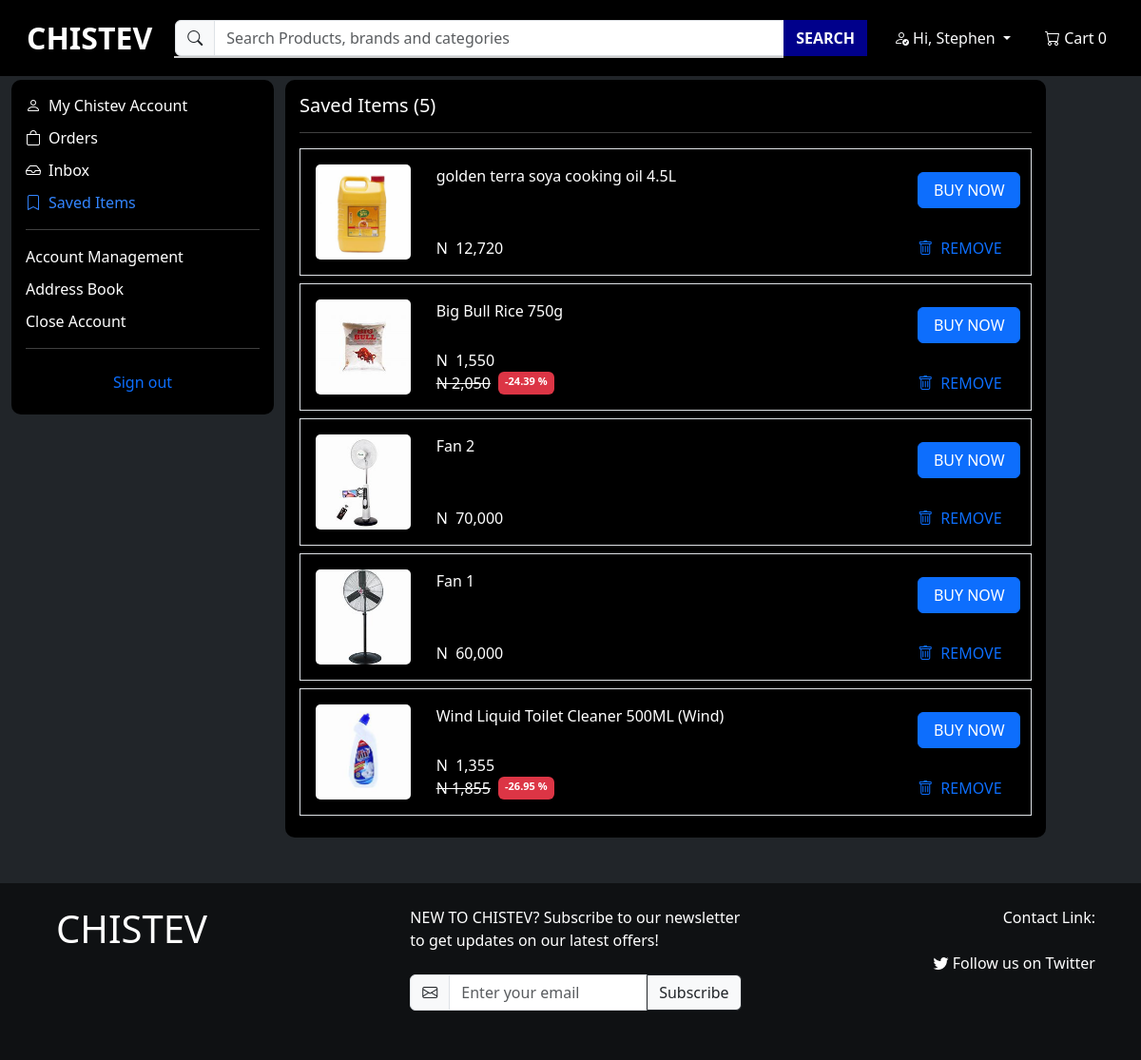
The app's page /accounts/saved_items/ (signed in) with its own data.
### accounts/models.py (models this page shows, shortened)
class CustomUser(AbstractBaseUser, PermissionsMixin):
    email = models.EmailField(unique=True)
    first_name = models.CharField(max_length=30, blank=True)
    last_name = models.CharField(max_length=30, blank=True)
    is_active = models.BooleanField(default=True)
    is_staff = models.BooleanField(default=False)
    objects = CustomUserManager()
    USERNAME_FIELD = 'email'
    REQUIRED_FIELDS = []
    groups = models.ManyToManyField(
        'auth.Group',
        related_name='custom_user_groups_set',
        blank=True,
        verbose_name='groups',
        help_text='The groups this user belongs to. A user will get all permissions granted to each of their groups.',
    )
    user_permissions = models.ManyToManyField(
        'auth.Permission',
        related_name='custom_user_permissions_set',
        blank=True,
        verbose_name='user permissions',
        help_text='Specific permissions for this user.',
    )

class PersonalDetails(models.Model):
    user = models.OneToOneField(CustomUser, on_delete=models.CASCADE, related_name='personal_details')
    first_name = models.CharField(max_length=255)
    middle_name = models.CharField(max_length=255, blank=True)  # Allow blank since middle name might not be present
    last_name = models.CharField(max_length=255)
    security_code = models.CharField(max_length=4, blank=True, null=True)
    security_code_expiration = models.DateTimeField(blank=True, null=True)

### ecommerce/models.py (models this page shows, shortened)
class UserActivity(models.Model):
    user = models.ForeignKey(settings.AUTH_USER_MODEL, on_delete=models.CASCADE)
    product = models.ForeignKey(Product, on_delete=models.CASCADE, related_name='user_activities')
    timestamp = models.DateTimeField(default=timezone.now)
    saved = models.BooleanField(default=False)  # a boolean field to track whether the product is saved by the user
    class Meta:
        ordering = ['-timestamp']

class Product(models.Model):
    name = models.CharField(max_length=100)
    image = models.ImageField()
    old_price = models.DecimalField(max_digits=10, decimal_places=2, blank=True, null=True)
    new_price = models.DecimalField(max_digits=10, decimal_places=2)
    discount_percentage = models.IntegerField(default=0)
    rating = models.DecimalField(max_digits=3, decimal_places=2, default=0.0)
    description = CKEditor5Field('Text', config_name='extends')
    super_category = models.ForeignKey(SuperCategory, on_delete=models.CASCADE)
    category = models.ForeignKey(Category, on_delete=models.CASCADE)

### accounts/views.py (the view)
    def wrapper(request, *args, **kwargs):
        if not request.user.is_authenticated:
            return redirect('accounts:login_or_register')
        return view_func(request, *args, **kwargs)

### accounts/views.py (called while the page is built)
def redirect_to_login_or_register(view_func):
    def wrapper(request, *args, **kwargs):
        if not request.user.is_authenticated:
            return redirect('accounts:login_or_register')
        return view_func(request, *args, **kwargs)
    return wrapper

@redirect_to_login_or_register
def account_page(request, template_name, additional_context=None):
    current_path = resolve(request.path_info).url_name
    context = {'current_path': current_path}
    if additional_context:
        context.update(additional_context)
    return render(request, template_name, context)

### accounts/templates/accounts/saved_items.html (shortened to what this page needs)
{% extends 'ecommerce/base.html' %}
{% load static %}
{% load humanize %}
{% block body %}
{% include 'accounts/account_navigation.html' %}
                {% if saved_products %}
                <h5 class="saved-items-count-header">Saved Items ({{ saved_products_count }})</h5>
                <hr class="saved-items-count-header">
                {% for user_activity in saved_products %}
                <div class="border p-3 mb-2">
                    <div class="row">
                        <div class="col-md-2 col-4 mb-2 mb-md-0">
                            <a href="{% url 'ecommerce:product_detail' product_id=user_activity.product.pk %}">
                                <img src="{{ user_activity.product.image.url }}" alt="{{ user_activity.product.name }}" class="saved-item-image img-fluid">
                            </a>
                        </div>
                        <div class="col-md-7 col-8 d-flex flex-column justify-content-between">
                            <a href="{% url 'ecommerce:product_detail' product_id=user_activity.product.pk %}" class="text-decoration-none text-white">
                                <div class="product-name"> {{ user_activity.product.name }} </div>
                            </a>
                            <div class="">
                                <div class="text-white">N&nbsp; {{ user_activity.product.new_price|floatformat:0|intcomma }} </div>
                                {% if user_activity.product.old_price > 0 and user_activity.product.old_price > user_activity.product.new_price %}
                                <div class="d-flex">
                                    <div class="slashed-price text-white fs-6" style="text-decoration: line-through; font-size: 13px;">N {{ user_activity.product.old_price|floatformat:0|intcomma }} </div>
                                <span class="badge bg-danger ms-2 " style="font-size: 11px;">{{ user_activity.product.discount_percentage }} %</span>
                                </div>
                                {% endif %}
                            </div>
                        </div>
                        <div class="col-md-2 col-12 d-flex flex-column justify-content-between align-items-center ms-auto align-items-md-start">
                            <a href="" class="btn btn-primary mt-2 mb-2" style="width: 105%;">BUY NOW</a>
                            <div><a href="" class="remove-button text-decoration-none text-primary" data-product-id="{{ user_activity.product.pk }}">
                                <i class="bi bi-trash me-2"></i>REMOVE</a>
                            </div>
                        </div>
                    </div>
                </div>
                {% endfor %}
                {% endif %}
            </div>
        </div>
    </div>
</body>
{% endblock %}

### ecommerce/templates/ecommerce/base.html (shortened to what this page needs)
{% load static %}
<!DOCTYPE html>
<html lang="en">
<head>
    <link href="https://cdn.jsdelivr.net/npm/bootstrap@5.3.3/dist/css/bootstrap.min.css" rel="stylesheet"
>
    <link rel="stylesheet" href="https://cdn.jsdelivr.net/npm/bootstrap-icons@1.11.1/font/bootstrap-icons.css">
    {% block css %}
    <link rel="stylesheet" type="text/css" href="{% static 'styles.css' %}">
    <link rel="stylesheet" type="text/css" href="{% static 'styles2.css' %}">
    {% endblock %}
</head>
<body class="bg-dark d-flex flex-column">
    <nav class="navbar navbar-expand-lg navbar-light navbar-custom fixed-top">
        <div class="container-fluid">
            <a class="navbar-brand ms-3 fs-2 text-white fw-bold" href="{% url 'ecommerce:index' %}">CHISTEV</a>
            <div class="collapse navbar-collapse" id="navbarNav">
                <form class="d-flex mx-auto my-2 my-lg-0" method="GET" action="{% url 'ecommerce:product_search' %}">
                    <div class="input-group">
                        <span class="input-group-text"><i class="bi bi-search"></i></span>
                        <input id="search-input" class="form-control" type="search" name="query"  style="width: 70%;" placeholder="Search Products, brands and categories" aria-label="Search" value="{{ query }}">
                        <button class="btn btn-outline-light btn-search" type="submit">SEARCH</button>
                        <div id="autocomplete-suggestions" class="position-absolute top-100"></div>
                    </div>
                </form>
                <div class="navbar-nav ms-auto align-items-center">
                    <div class="nav-item dropdown">
                        <button class="btn btn-outline-light btn-account dropdown-toggle" type="button" id="accountDropdown" data-bs-toggle="dropdown" aria-expanded="false">
                            {% if user.is_authenticated %}
                            <i class="bi bi-person-check"></i> Hi, {{ user.personal_details.first_name }}
                            {% else %}
                            <i class="bi bi-person"></i> Account
                            {% endif %}
                        </button>
                    </div>
                    <div class="navbar-text">
                        <button class="btn btn-outline-light btn-cart" type="button">
                            <a href="{% url 'cart:cart' %}" class="btn btn-outline-light btn-cart text-white" role="button">
                                <i class="bi bi-cart"></i> Cart <span id="cart-count">0</span>
                            </a>
                        </button>
                    </div>
                </div>
            </div>
        </div>
    </nav>
    {% block body %}
    {% endblock %}
    <footer class=" p-4 mt-5 text-white" style="background-color: rgba(0, 0, 0, 0.534);">
        <div class="container">
            <div class="row">
                <div class="col-md-4">
                    <h1>CHISTEV</h1>
                </div>
                <div class="col-md-4">
                    <p class="mb-4">NEW TO CHISTEV? Subscribe to our newsletter to get updates on our latest offers!</p>
                    <form>
                        <div class="input-group mb-3">
                            <span class="input-group-text" id="email-icon"><i class="bi bi-envelope"></i></span>
                            <input type="email" class="form-control" placeholder="Enter your email" aria-label="Email" aria-describedby="subscribe-btn" style="background-color: #fff; color: #000;">
                            <button class="btn btn-light btn-outline-dark" type="button" id="subscribe-btn">Subscribe</button>
                        </div>
                    </form>
                </div>
                <div class="col-md-4 d-flex flex-column align-items-end">
                    <p class="mb-4">Contact Link:</p>
                        <a href="https://twitter.com/chistev12" target="_blank" class="text-white text-decoration-none"><i class="bi bi-twitter"></i> Follow us on Twitter</a>
                </div>
                </div>
            </div>
</footer>
</body>
</html>

### assets/styles.css (style rules this page uses)
.input-group input { flex: 1 !important; }
* { margin: 0; padding: 0; }
.navbar-custom { background-color: black; }
.btn-search { background-color: darkblue; border-color: darkblue; font-weight: bold; }
.btn-account, .btn-help, .btn-cart { border: none; }
.btn-cart { border: none; }
body { background-color: royalblue; padding-top: 60px; }
@media (min-width: 992px) { .form-control { width: 600px !important; } }

### assets/styles2.css (style rules this page uses)
.container { display: inline-block; position: relative; padding-left: 35px; margin-bottom: 12px; cursor: pointer; font-size: 16px; user-select: none; }
.saved-item-image { width: 100px; height: 100px; border-radius: 5px; object-fit: cover; }
.remove-button { background-color: transparent; transition: background-color 0.3s ease; }
#autocomplete-suggestions { width: 88%; background-color: white; border: 1px solid #ccc; box-shadow: 0 2px 4px rgba(0, 0, 0, 0.1); z-index: 1000; }

### records on screen
CustomUser: personal_details.first_name "Stephen"
UserActivity: product.image (picture), product.name "golden terra soya cooking oil 4.5L", product.new_price "12,720"
UserActivity: product.image (picture), product.name "Big Bull Rice 750g", product.new_price "1,550", product.old_price "2,050", product.discount_percentage "-24.39"
UserActivity: product.image (picture), product.name "Fan 2", product.new_price "70,000"
UserActivity: product.image (picture), product.name "Fan 1", product.new_price "60,000"
UserActivity: product.image (picture), product.name "Wind Liquid Toilet Cleaner 500ML (Wind)", product.new_price "1,355", product.old_price "1,855", product.discount_percentage "-26.95"

### other values on screen
{{ saved_products_count }} "5"
